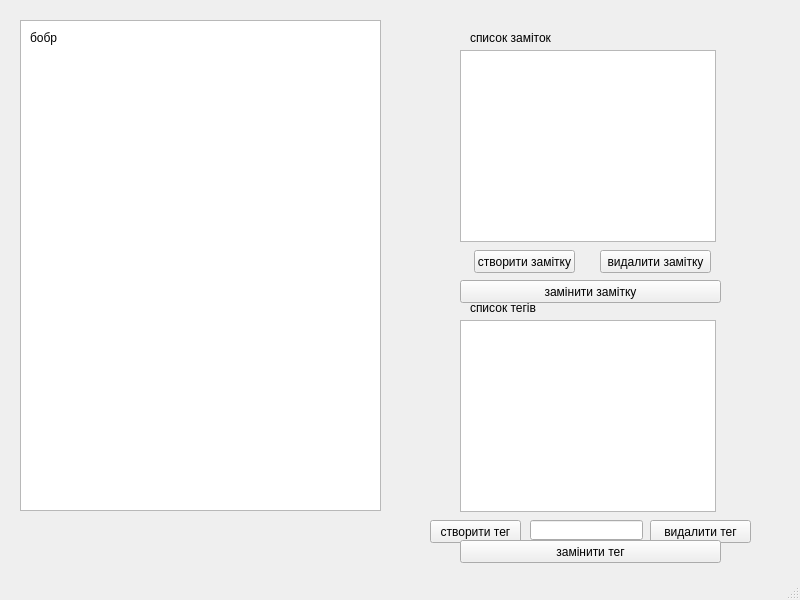
<?xml version="1.0" encoding="UTF-8"?>
<ui version="4.0">
 <class>MainWindow</class>
 <widget class="QMainWindow" name="MainWindow">
  <property name="geometry">
   <rect>
    <x>0</x>
    <y>0</y>
    <width>800</width>
    <height>600</height>
   </rect>
  </property>
  <property name="windowTitle">
   <string>MainWindow</string>
  </property>
  <widget class="QWidget" name="centralwidget">
   <widget class="QListView" name="wpdwqpdw">
    <property name="geometry">
     <rect>
      <x>20</x>
      <y>20</y>
      <width>361</width>
      <height>491</height>
     </rect>
    </property>
   </widget>
   <widget class="QListView" name="listView_2">
    <property name="geometry">
     <rect>
      <x>460</x>
      <y>50</y>
      <width>256</width>
      <height>192</height>
     </rect>
    </property>
   </widget>
   <widget class="QListView" name="listView_3">
    <property name="geometry">
     <rect>
      <x>460</x>
      <y>320</y>
      <width>256</width>
      <height>192</height>
     </rect>
    </property>
   </widget>
   <widget class="QLabel" name="label">
    <property name="geometry">
     <rect>
      <x>30</x>
      <y>30</y>
      <width>201</width>
      <height>16</height>
     </rect>
    </property>
    <property name="text">
     <string>бобр</string>
    </property>
   </widget>
   <widget class="QLabel" name="label_2">
    <property name="geometry">
     <rect>
      <x>470</x>
      <y>30</y>
      <width>121</width>
      <height>16</height>
     </rect>
    </property>
    <property name="text">
     <string>список заміток</string>
    </property>
   </widget>
   <widget class="QPushButton" name="pushButton">
    <property name="geometry">
     <rect>
      <x>474</x>
      <y>250</y>
      <width>101</width>
      <height>23</height>
     </rect>
    </property>
    <property name="text">
     <string>створити замітку</string>
    </property>
   </widget>
   <widget class="QPushButton" name="pushButton_2">
    <property name="geometry">
     <rect>
      <x>600</x>
      <y>250</y>
      <width>111</width>
      <height>23</height>
     </rect>
    </property>
    <property name="text">
     <string>видалити замітку</string>
    </property>
   </widget>
   <widget class="QPushButton" name="pushButton_3">
    <property name="geometry">
     <rect>
      <x>460</x>
      <y>280</y>
      <width>261</width>
      <height>23</height>
     </rect>
    </property>
    <property name="text">
     <string>замінити замітку</string>
    </property>
   </widget>
   <widget class="QPushButton" name="pushButton_4">
    <property name="geometry">
     <rect>
      <x>530</x>
      <y>580</y>
      <width>261</width>
      <height>23</height>
     </rect>
    </property>
    <property name="text">
     <string>PushButton</string>
    </property>
   </widget>
   <widget class="QPushButton" name="pushButton_5">
    <property name="geometry">
     <rect>
      <x>650</x>
      <y>520</y>
      <width>101</width>
      <height>23</height>
     </rect>
    </property>
    <property name="text">
     <string>видалити тег</string>
    </property>
   </widget>
   <widget class="QPushButton" name="pushButton_6">
    <property name="geometry">
     <rect>
      <x>430</x>
      <y>520</y>
      <width>91</width>
      <height>23</height>
     </rect>
    </property>
    <property name="text">
     <string>створити тег</string>
    </property>
   </widget>
   <widget class="QPushButton" name="pushButton_7">
    <property name="geometry">
     <rect>
      <x>460</x>
      <y>540</y>
      <width>261</width>
      <height>23</height>
     </rect>
    </property>
    <property name="text">
     <string>замінити тег</string>
    </property>
   </widget>
   <widget class="QLabel" name="label_3">
    <property name="geometry">
     <rect>
      <x>470</x>
      <y>300</y>
      <width>81</width>
      <height>16</height>
     </rect>
    </property>
    <property name="text">
     <string>список тегів</string>
    </property>
   </widget>
   <widget class="QLineEdit" name="lineEdit">
    <property name="geometry">
     <rect>
      <x>530</x>
      <y>520</y>
      <width>113</width>
      <height>20</height>
     </rect>
    </property>
   </widget>
  </widget>
  <widget class="QMenuBar" name="menubar">
   <property name="geometry">
    <rect>
     <x>0</x>
     <y>0</y>
     <width>800</width>
     <height>21</height>
    </rect>
   </property>
  </widget>
  <widget class="QStatusBar" name="statusbar"/>
 </widget>
 <resources/>
 <connections/>
</ui>
